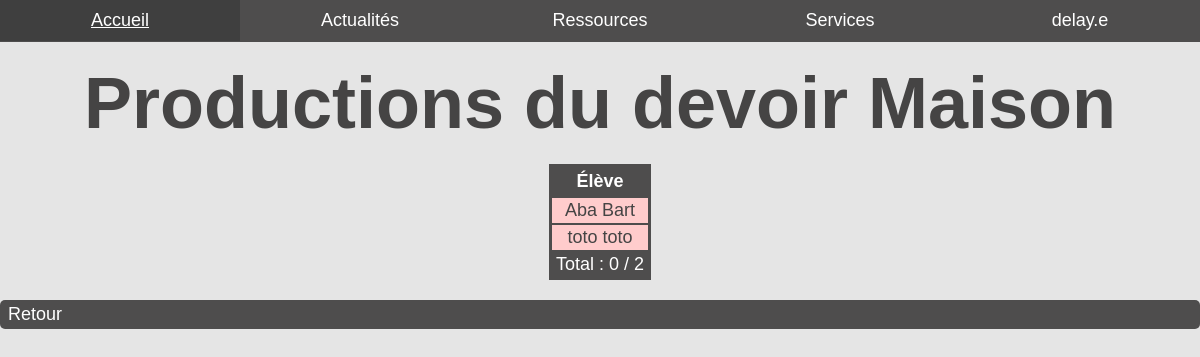
/ressources/homeworks/view?id=1 (signed in), run on the app's committed database.
### tables this page shows
CREATE TABLE `user` (
            `id`            INTEGER NOT NULL PRIMARY KEY AUTOINCREMENT UNIQUE,
            `username`      VARCHAR ( 255 ) NOT NULL UNIQUE,
            `password_hash` VARCHAR ( 255 ) NOT NULL,
            `role`          INTEGER NOT NULL,
            `last_name`     VARCHAR ( 127 ) NOT NULL,
            `first_name`    VARCHAR ( 127 ) NOT NULL,
            `class`         VARCHAR ( 15 ),
            `theme`         INTEGER NOT NULL
        );

### src/controllers/ressources/homeworks/view.php (called while the page is built, shortened)
<?php
require_once MODELS_PATH . 'UserDatabase.php';
require_once MODELS_PATH . 'HomeworkDatabase.php';
if (!empty($_GET['id'])) {
    $homework_db = new HomeworkDatabase;
    $id = $_GET['id'];
    if (!$homework = $homework_db->get($id)) {
        $error = 'Le devoir maison demandé n\'existe pas';
        return;
    }
    $user_db = new UserDatabase;
    $students = [];
    foreach ($homework->class as $class) {
        $students = array_merge($students,
                $user_db->get_all(STUDENT, $class)
            );
    }
    $students_returned_count = count($homework->returned);
    $homework->students = count($students);
}

### src/models/Database.php (called while the page is built, shortened)
<?php
class Database
{
    public function __construct(
        string $dsn      = CONFIG['database']['dsn'],
        string $user     = CONFIG['database']['user'],
        string $password = CONFIG['database']['password']
    )
    {
        $this->pdo = new PDO($dsn, $user, $password);
    }
}

### src/models/HomeworkDatabase.php (called while the page is built, shortened)
<?php
require_once MODELS_PATH . 'Database.php';
class HomeworkDatabase extends Database
{
    public function get(int $id)
    {
        if ($query = $this->pdo->prepare('SELECT * FROM homework WHERE id = ?')
        ) {
            if ($query->execute([$id])) {
                if ($result = $query->fetchObject('Homework')) {
                    $result->class    = json_decode($result->class);
                    $result->returned = json_decode($result->returned, true);
                    return $result;
                }
            }
        }
        return false;
    }
}

### src/models/UserDatabase.php (called while the page is built, shortened)
<?php
require_once MODELS_PATH . 'Database.php';
require_once CLASSES_PATH . 'User.php';
class UserDatabase extends Database
{
    public function get_all(int $role = null, string $class = null,
        int $diff = -1): ?array
    {
        if (is_int($role) && is_string($class)) {
            if ($query = $this->pdo->prepare('
                SELECT id, username, role, last_name, first_name, class
                FROM user
                WHERE role = ? AND class = ? AND id != ?
                ORDER BY last_name, first_name')
            ) {
                if ($query->execute([$role, $class, $diff])) {
                    return $query->fetchAll(PDO::FETCH_CLASS, 'User');
                }
            }
        }
        return null;
    }
}

### src/classes/User.php (called while the page is built, shortened)
<?php
class User
{
    public $id;
    public function __construct(
        int    $id            = null,
        string $username      = null,
        int    $role          = null,
        string $last_name     = null,
        string $first_name    = null,
        string $class         = null,
        int    $theme         = null,
        string $password      = null,
        string $password_hash = null
    ) {
        if (!is_int($this->id)) {
            $this->id = (int)$this->id;
        }
    }
}

### src/views/ressources/homeworks/view.php (the view, shortened to what this page needs)
<table>
    <thead>
        <tr>
            <th>Élève</th>
        </tr>
    </thead>
    <tbody>
        <?php foreach ($students as $student): ?>
        <tr>
            <?php if (array_key_exists($student->id, $homework->returned)): ?>
            <td class="good"><a href="/file?t=homework&amp;id=<?= $homework->id ?>&amp;f=<?= $student->id ?>"><?= $student->last_name . ' ' . $student->first_name ?></a></td>
            <?php else: ?>
            <td class="bad"><?= $student->last_name . ' ' . $student->first_name ?></td>
            <?php endif ?>
        </tr>
        <?php endforeach ?>
        <tr class="tr-important">
            <td colspan="1">Total : <?= $students_returned_count . ' / ' . $homework->students ?></td>
        </tr>
    </tbody>
</table>
<a class="button" href="/ressources/homeworks">Retour</a>

### public/styles/light.css (style rules this page uses)
html,body,p,ol,ul,li,dl,dt,dd,blockquote,figure,form,fieldset,legend,textarea,pre,iframe,hr,h1,h2,h3,h4,h5,h6 { margin:0;padding:0 }
html { box-sizing:border-box }
*,*:before,*:after { box-sizing:inherit }
table { border-collapse:collapse;border-spacing:0 }
a { text-decoration: none }
body { font-family: 'Source Sans Pro', sans-serif; font-size: 18px; background-color: #e5e5e5; color: #454444; }
a { color: inherit; }
.button, .button:visited { display: block; width: -moz-fit-content; margin: 10px auto; padding: 4px 8px; background-color: #4e4d4d; color: #fff; border-radius: 5px; }
.bad { background-color: #fcc; }
table { border: 3px solid #4e4d4d; margin: 20px auto; text-align: center; }
thead, .tr-important { color: #fff; background-color: #4e4d4d; }
th { padding: 4px 8px; }
td { padding: 2px 4px; border: 2px solid #4e4d4d; }

### data on the page
user: last_name "Aba", first_name "Bart"
user: last_name "toto", first_name "toto"

### other printed values
$_SESSION['user']->username "delay.e"
$page_title "Productions du devoir Maison"
$students_returned_count "0"
$homework->students "2"
